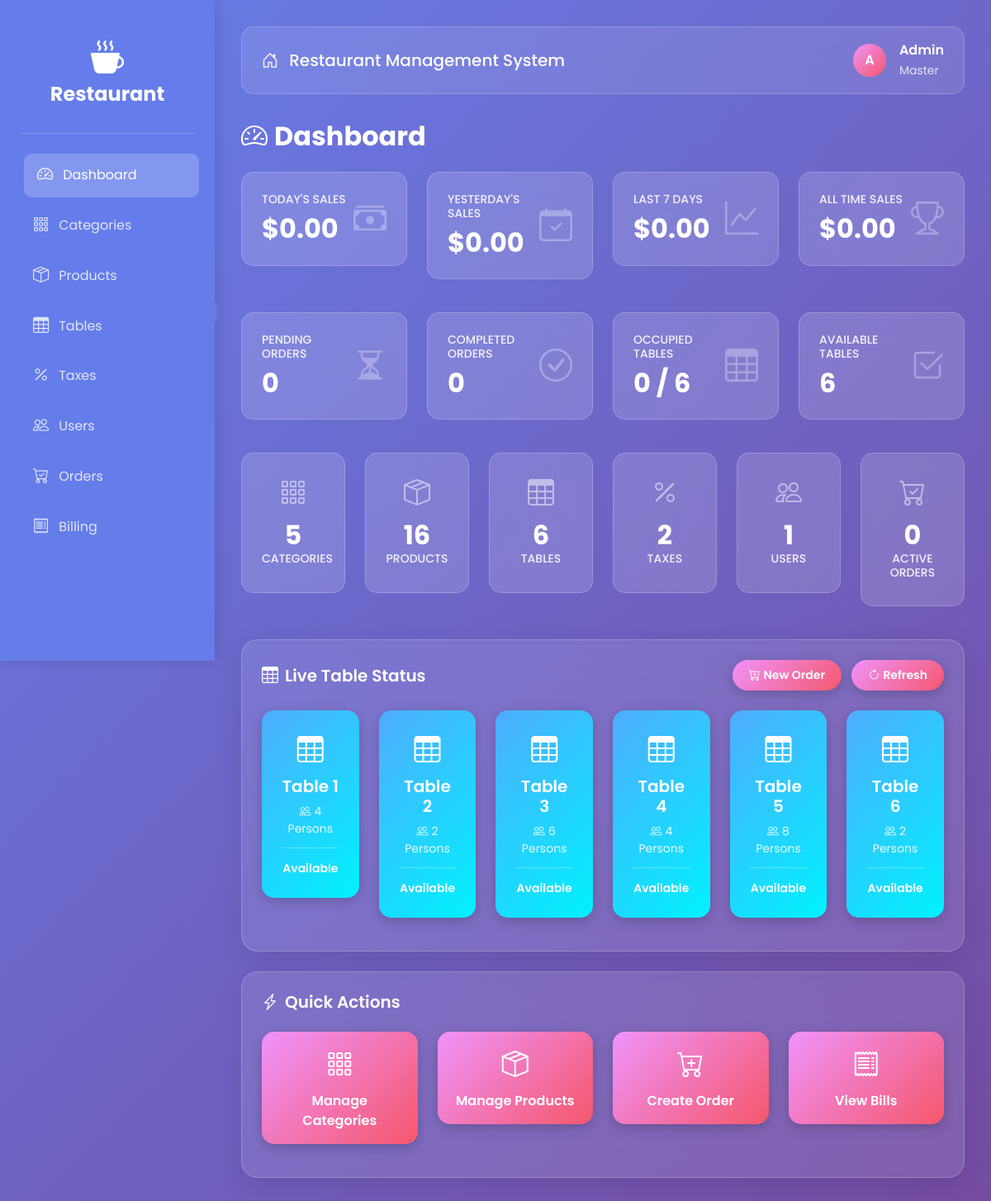
Page /dashboard.php on the committed database.
### tables this page shows
CREATE TABLE table_table (
    table_id INT AUTO_INCREMENT PRIMARY KEY,
    table_name VARCHAR(255) NOT NULL UNIQUE,
    table_capacity INT DEFAULT 4,
    table_status ENUM('Enable', 'Disable') DEFAULT 'Enable',
    table_created_on DATETIME DEFAULT CURRENT_TIMESTAMP
);

### config.php (called while the page is built, shortened)
<?php
function isMasterUser() {
    return true;
}
?>

### dashboard.php (the view, shortened to what this page needs)
<?php
require_once 'config.php';
require_once 'header.php';
$todaySales = 0;
$yesterdaySales = 0;
$weekSales = 0;
$totalSales = 0;
$pendingOrders = 0;
$completedOrders = 0;
if (isMasterUser()) {
    $stmt = $pdo->prepare("SELECT SUM(order_net_amount) as total FROM order_table WHERE order_date = CURDATE()");
    $stmt->execute();
    $result = $stmt->fetch();
    $todaySales = $result['total'] ?? 0;
    $stmt = $pdo->prepare("SELECT SUM(order_net_amount) as total FROM order_table WHERE order_date = DATE_SUB(CURDATE(), INTERVAL 1 DAY)");
    $stmt->execute();
    $result = $stmt->fetch();
    $yesterdaySales = $result['total'] ?? 0;
    $stmt = $pdo->prepare("SELECT SUM(order_net_amount) as total FROM order_table WHERE order_date >= DATE_SUB(CURDATE(), INTERVAL 7 DAY)");
    $stmt->execute();
    $result = $stmt->fetch();
    $weekSales = $result['total'] ?? 0;
    $stmt = $pdo->prepare("SELECT SUM(order_net_amount) as total FROM order_table");
    $stmt->execute();
    $result = $stmt->fetch();
    $totalSales = $result['total'] ?? 0;
    $stmt = $pdo->prepare("SELECT COUNT(*) as count FROM order_table WHERE order_status = 'Pending'");
    $stmt->execute();
    $pendingOrders = $stmt->fetch()['count'] ?? 0;
    $stmt = $pdo->prepare("SELECT COUNT(*) as count FROM order_table WHERE order_status = 'Completed'");
    $stmt->execute();
    $completedOrders = $stmt->fetch()['count'] ?? 0;
}
$stmt = $pdo->query("SELECT COUNT(*) as count FROM product_category_table WHERE category_status = 'Enable'");
$totalCategories = $stmt->fetch()['count'] ?? 0;
$stmt = $pdo->query("SELECT COUNT(*) as count FROM product_table WHERE product_status = 'Enable'");
$totalProducts = $stmt->fetch()['count'] ?? 0;
$stmt = $pdo->query("SELECT COUNT(*) as count FROM table_table WHERE table_status = 'Enable'");
$totalTables = $stmt->fetch()['count'] ?? 0;
$stmt = $pdo->query("SELECT COUNT(*) as count FROM user_table WHERE user_status = 'Enable'");
$totalUsers = $stmt->fetch()['count'] ?? 0;
$stmt = $pdo->query("SELECT COUNT(*) as count FROM tax_table WHERE tax_status = 'Enable'");
$totalTaxes = $stmt->fetch()['count'] ?? 0;
$stmt = $pdo->query("
    SELECT t.*,
           o.order_id,
           o.order_number,
           o.order_status
    FROM table_table t
    LEFT JOIN order_table o ON t.table_id = o.table_id AND o.order_status = 'Pending'
    WHERE t.table_status = 'Enable'
    ORDER BY t.table_id ASC
");
$tables = $stmt->fetchAll();
$occupiedTables = 0;
$availableTables = 0;
foreach ($tables as $table) {
    if ($table['order_id']) {
        $occupiedTables++;
    } else {
        $availableTables++;
    }
}
?>
<h1 class="page-title">
    <i class="bi bi-speedometer2 me-2"></i>Dashboard
</h1>
<?php if (isMasterUser()): ?>
<div class="row mb-4">
    <div class="col-xl-3 col-md-6 mb-3">
        <div class="stat-card">
            <div class="d-flex justify-content-between align-items-center">
                <div>
                    <h6>Today's Sales</h6>
                    <h3>$<?= number_format($todaySales, 2) ?></h3>
                </div>
                <i class="bi bi-cash-stack stat-icon"></i>
            </div>
        </div>
    </div>
    <div class="col-xl-3 col-md-6 mb-3">
        <div class="stat-card">
            <div class="d-flex justify-content-between align-items-center">
                <div>
                    <h6>Yesterday's Sales</h6>
                    <h3>$<?= number_format($yesterdaySales, 2) ?></h3>
                </div>
                <i class="bi bi-calendar-check stat-icon"></i>
            </div>
        </div>
    </div>
    <div class="col-xl-3 col-md-6 mb-3">
        <div class="stat-card">
            <div class="d-flex justify-content-between align-items-center">
                <div>
                    <h6>Last 7 Days</h6>
                    <h3>$<?= number_format($weekSales, 2) ?></h3>
                </div>
                <i class="bi bi-graph-up stat-icon"></i>
            </div>
        </div>
    </div>
    <div class="col-xl-3 col-md-6 mb-3">
        <div class="stat-card">
            <div class="d-flex justify-content-between align-items-center">
                <div>
                    <h6>All Time Sales</h6>
                    <h3>$<?= number_format($totalSales, 2) ?></h3>
                </div>
                <i class="bi bi-trophy stat-icon"></i>
            </div>
        </div>
    </div>
</div>
<div class="row mb-4">
    <div class="col-xl-3 col-md-6 mb-3">
        <div class="stat-card">
            <div class="d-flex justify-content-between align-items-center">
                <div>
                    <h6>Pending Orders</h6>
                    <h3><?= $pendingOrders ?></h3>
                </div>
                <i class="bi bi-hourglass-split stat-icon"></i>
            </div>
        </div>
    </div>
    <div class="col-xl-3 col-md-6 mb-3">
        <div class="stat-card">
            <div class="d-flex justify-content-between align-items-center">
                <div>
                    <h6>Completed Orders</h6>
                    <h3><?= $completedOrders ?></h3>
                </div>
                <i class="bi bi-check-circle stat-icon"></i>
            </div>
        </div>
    </div>
    <div class="col-xl-3 col-md-6 mb-3">
        <div class="stat-card">
            <div class="d-flex justify-content-between align-items-center">
                <div>
                    <h6>Occupied Tables</h6>
                    <h3><?= $occupiedTables ?> / <?= $totalTables ?></h3>
                </div>
                <i class="bi bi-table stat-icon"></i>
            </div>
        </div>
    </div>
    <div class="col-xl-3 col-md-6 mb-3">
        <div class="stat-card">
            <div class="d-flex justify-content-between align-items-center">
                <div>
                    <h6>Available Tables</h6>
                    <h3><?= $availableTables ?></h3>
                </div>
                <i class="bi bi-check2-square stat-icon"></i>
            </div>
        </div>
    </div>
</div>
<div class="row mb-4">
    <div class="col-xl-2 col-md-4 col-sm-6 mb-3">
        <a href="categories.php" style="text-decoration: none;">
            <div class="stat-card">
                <div class="text-center">
                    <i class="bi bi-grid-3x3-gap" style="font-size: 2rem; opacity: 0.5;"></i>
                    <h3 class="mt-2"><?= $totalCategories ?></h3>
                    <h6>Categories</h6>
                </div>
            </div>
        </a>
    </div>
    <div class="col-xl-2 col-md-4 col-sm-6 mb-3">
        <a href="products.php" style="text-decoration: none;">
            <div class="stat-card">
                <div class="text-center">
                    <i class="bi bi-box-seam" style="font-size: 2rem; opacity: 0.5;"></i>
                    <h3 class="mt-2"><?= $totalProducts ?></h3>
                    <h6>Products</h6>
                </div>
            </div>
        </a>
    </div>
    <div class="col-xl-2 col-md-4 col-sm-6 mb-3">
        <a href="tables.php" style="text-decoration: none;">
            <div class="stat-card">
                <div class="text-center">
                    <i class="bi bi-table" style="font-size: 2rem; opacity: 0.5;"></i>
                    <h3 class="mt-2"><?= $totalTables ?></h3>
                    <h6>Tables</h6>
                </div>
            </div>
        </a>
    </div>
    <div class="col-xl-2 col-md-4 col-sm-6 mb-3">
        <a href="taxes.php" style="text-decoration: none;">
            <div class="stat-card">
                <div class="text-center">
                    <i class="bi bi-percent" style="font-size: 2rem; opacity: 0.5;"></i>
                    <h3 class="mt-2"><?= $totalTaxes ?></h3>
                    <h6>Taxes</h6>
                </div>
            </div>
        </a>
    </div>
    <div class="col-xl-2 col-md-4 col-sm-6 mb-3">
        <a href="users.php" style="text-decoration: none;">
            <div class="stat-card">
                <div class="text-center">
                    <i class="bi bi-people" style="font-size: 2rem; opacity: 0.5;"></i>
                    <h3 class="mt-2"><?= $totalUsers ?></h3>
                    <h6>Users</h6>
                </div>
            </div>
        </a>
    </div>
    <div class="col-xl-2 col-md-4 col-sm-6 mb-3">
        <a href="orders.php" style="text-decoration: none;">
            <div class="stat-card">
                <div class="text-center">
                    <i class="bi bi-cart-check" style="font-size: 2rem; opacity: 0.5;"></i>
                    <h3 class="mt-2"><?= $pendingOrders ?></h3>
                    <h6>Active Orders</h6>
                </div>
            </div>
        </a>
    </div>
</div>
<?php endif; ?>
<div class="glass-card">
    <div class="card-header-custom">
        <h5><i class="bi bi-table me-2"></i>Live Table Status</h5>
        <div>
            <button class="btn btn-gradient btn-sm me-2" onclick="window.location.href='orders.php'">
                <i class="bi bi-cart-plus me-1"></i>New Order
            </button>
            <button class="btn btn-gradient btn-sm" onclick="refreshTables()">
                <i class="bi bi-arrow-clockwise me-1"></i>Refresh
            </button>
        </div>
    </div>
    <div class="row" id="table-status">
        <?php if (count($tables) > 0): ?>
            <?php foreach ($tables as $table): ?>
                <div class="col-xl-2 col-lg-3 col-md-4 col-sm-6 mb-3">
                    <div class="table-card" style="
                        background: <?= $table['order_id'] ? 'linear-gradient(135deg, #f093fb 0%, #f5576c 100%)' : 'linear-gradient(135deg, #4facfe 0%, #00f2fe 100%)' ?>;
                        border-radius: 15px;
                        padding: 1.5rem;
                        text-align: center;
                        color: white;
                        cursor: pointer;
                        transition: all 0.3s ease;
                        box-shadow: 0 4px 15px rgba(0, 0, 0, 0.2);
                    " onmouseover="this.style.transform='translateY(-5px)'" onmouseout="this.style.transform='translateY(0)'" onclick="window.location.href='orders.php'">
                        <i class="bi bi-table" style="font-size: 2rem; margin-bottom: 0.5rem;"></i>
                        <h5 style="margin: 0.5rem 0; font-weight: 600;"><?= htmlspecialchars($table['table_name']) ?></h5>
                        <p style="margin: 0; opacity: 0.9; font-size: 0.875rem;">
                            <i class="bi bi-people me-1"></i><?= $table['table_capacity'] ?> Persons
                        </p>
                        <div style="margin-top: 0.75rem; padding-top: 0.75rem; border-top: 1px solid rgba(255,255,255,0.3);">
                            <small style="font-weight: 600;">
                                <?= $table['order_id'] ? 'Occupied' : 'Available' ?>
                            </small>
                        </div>
                    </div>
                </div>
            <?php endforeach; ?>
        <?php endif; ?>
    </div>
</div>
<?php if (isMasterUser()): ?>
<div class="glass-card mt-4">
    <div class="card-header-custom">
        <h5><i class="bi bi-lightning-charge me-2"></i>Quick Actions</h5>
    </div>
    <div class="row">
        <div class="col-md-3 col-sm-6 mb-3">
            <a href="categories.php" class="btn btn-gradient w-100 py-3" style="border-radius: 15px;">
                <i class="bi bi-grid-3x3-gap d-block mb-2" style="font-size: 2rem;"></i>
                Manage Categories
            </a>
        </div>
        <div class="col-md-3 col-sm-6 mb-3">
            <a href="products.php" class="btn btn-gradient w-100 py-3" style="border-radius: 15px;">
                <i class="bi bi-box-seam d-block mb-2" style="font-size: 2rem;"></i>
                Manage Products
            </a>
        </div>
        <div class="col-md-3 col-sm-6 mb-3">
            <a href="orders.php" class="btn btn-gradient w-100 py-3" style="border-radius: 15px;">
                <i class="bi bi-cart-plus d-block mb-2" style="font-size: 2rem;"></i>
                Create Order
            </a>
        </div>
        <div class="col-md-3 col-sm-6 mb-3">
            <a href="billing.php" class="btn btn-gradient w-100 py-3" style="border-radius: 15px;">
                <i class="bi bi-receipt d-block mb-2" style="font-size: 2rem;"></i>
                View Bills
            </a>
        </div>
    </div>
</div>
<?php endif; ?>
<?php require_once 'footer.php'; ?>
</body>
</html>

### rows in the picture
table_table: table_name "Table 1", table_capacity "4"
table_table: table_name "Table 2", table_capacity "2"
table_table: table_name "Table 3", table_capacity "6"
table_table: table_name "Table 4", table_capacity "4"
table_table: table_name "Table 5", table_capacity "8"
table_table: table_name "Table 6", table_capacity "2"

### other values in the picture
substr($currentUser['user_name'], 0, 1) "A"
$currentUser['user_name'] "Admin"
$currentUser['user_type'] "Master"
$todaySales "0.00"
$yesterdaySales "0.00"
$weekSales "0.00"
$totalSales "0.00"
$pendingOrders "0"
$completedOrders "0"
$occupiedTables "0"
$totalTables "6"
$availableTables "6"
$totalCategories "5"
$totalProducts "16"
$totalTaxes "2"
